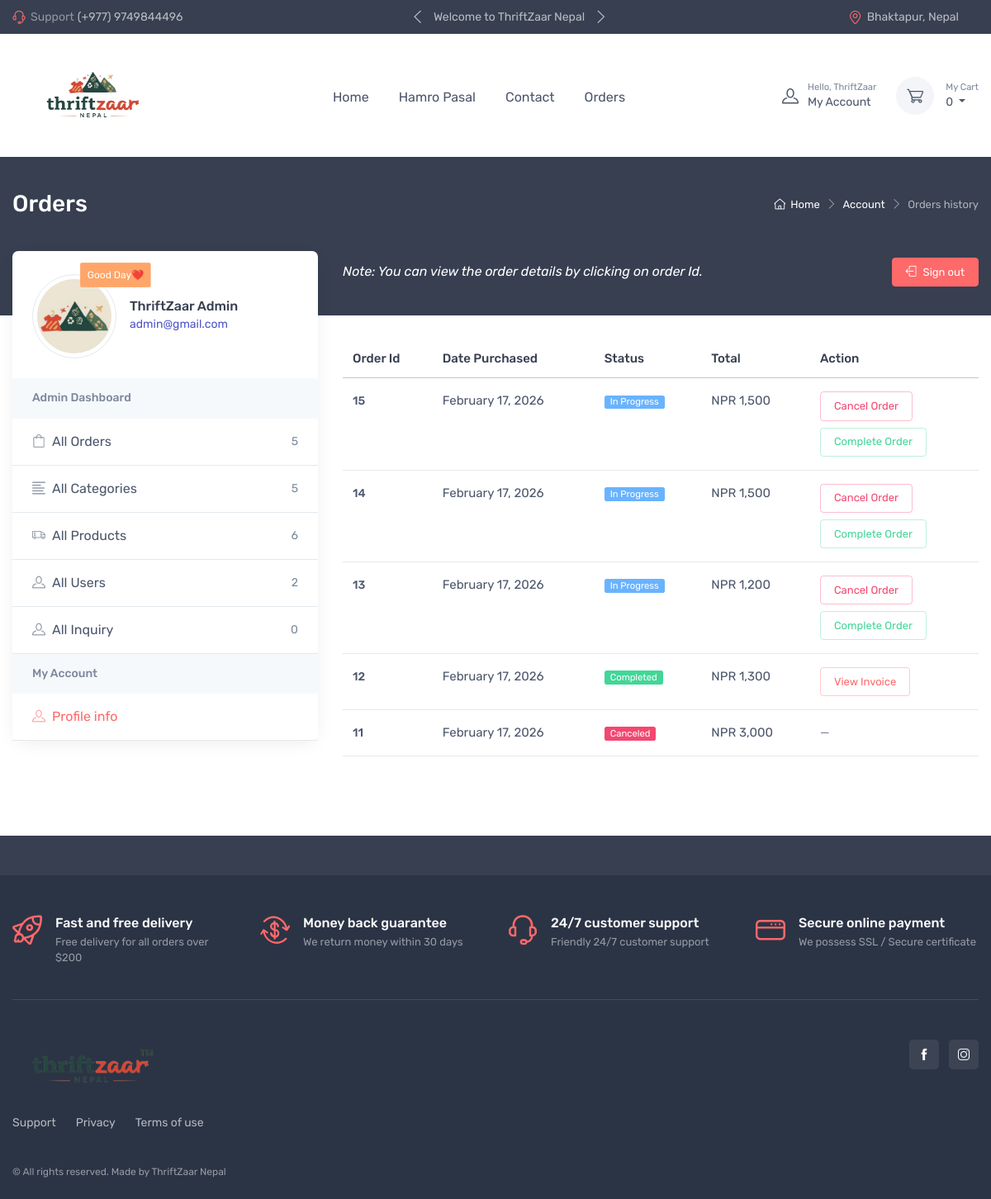
/account-orders.php (signed in), run on an earlier commit of the app's database.
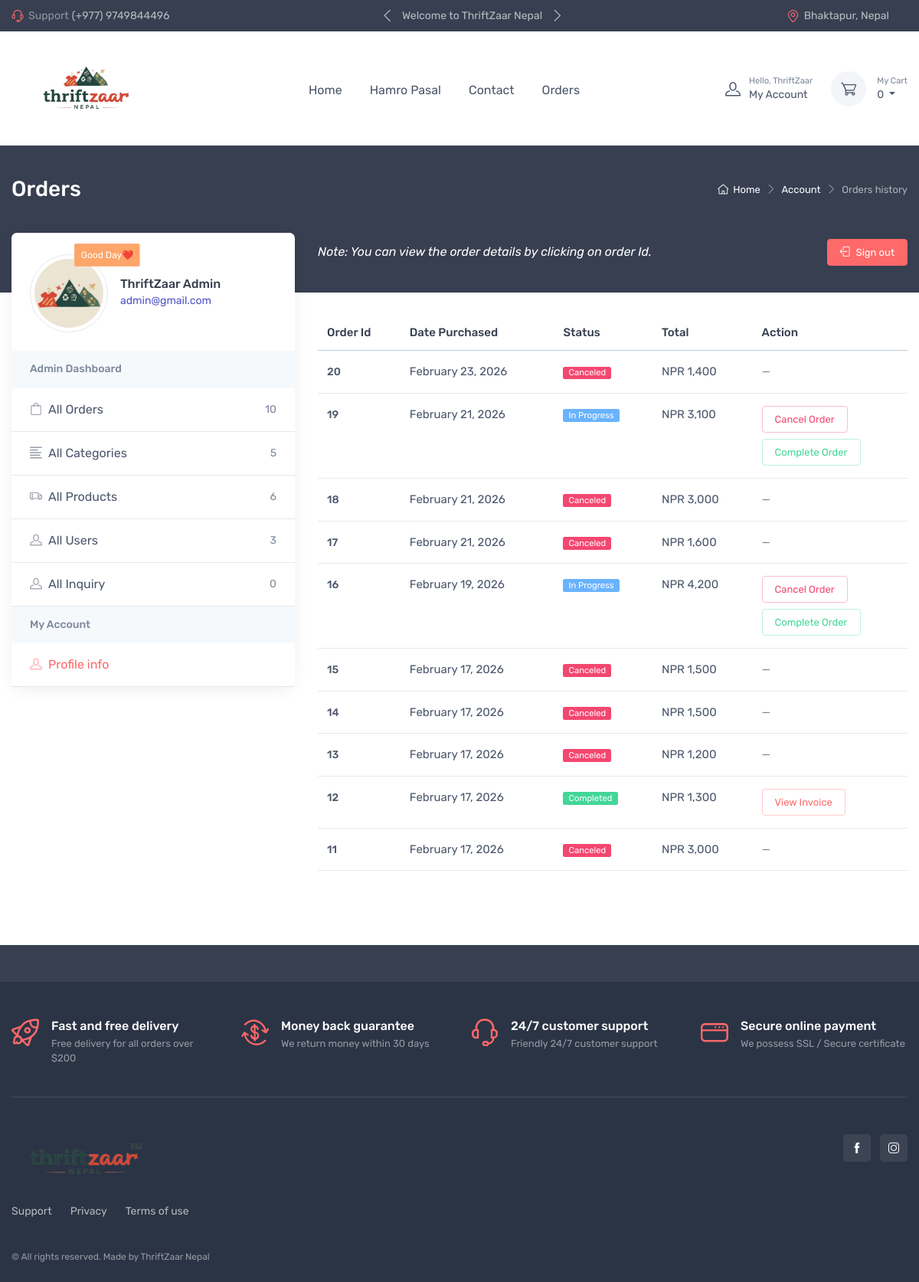
And on a later commit of the database.
### tables this page shows
CREATE TABLE `orders` (
  `order_id` int(11) NOT NULL,
  `user_id` int(11) NOT NULL,
  `order_status` int(11) NOT NULL,
  `shipping` text DEFAULT NULL,
  `cart` text NOT NULL,
  `order_time` varchar(255) NOT NULL,
  `total_price` int(11) NOT NULL
);

### modules/config.php (called while the page is built, shortened)
<?php
$conn = mysqli_connect("localhost", "root", "", "thriftzaar");
function db_select($table_name, $condition = NULL, $order_by = NULL)
{
    $sql = "SELECT * FROM $table_name";
    if ($condition != NULL) {
        $sql .= " WHERE $condition";
    }
    if ($order_by != NULL) {
        $sql .= " ORDER BY $order_by";
    }
    global $conn;
    $res = $conn->query($sql);
    $rows = [];
    while ($row = $res->fetch_assoc()) {
        $rows[] = $row;
    }
    return $rows;
}

### account-orders.php (the view, shortened to what the changed rows need)
<?php
require_once("./modules/config.php");
require_once("./layouts/header.php");
$user_type = $_SESSION["user"]["user_type"];
$all_orders = [];
if ($user_type == 'admin') {
  $all_orders = db_select("orders", null, "`order_time` DESC");
}
?>
<div class="page-title-overlap bg-dark pt-4">
  <div class="container d-lg-flex justify-content-between py-2 py-lg-3">
    <div class="order-lg-1 pe-lg-4 text-center text-lg-start">
      <h1 class="h3 text-light mb-0">Orders</h1>
    </div>
  </div>
</div>
<div class="container pb-5 mb-2 mb-md-4">
  <div class="row">
    <?php require_once("./layouts/account-sidebar.php"); ?>
    <section class="col-lg-8">
      <div class="table-responsive fs-md mb-4">
        <table class="table table-hover mb-0">
          <thead class="<?= $orders ? '' : 'd-none'; ?>">
            <tr>
              <th>Order Id</th>
              <th>Date Purchased</th>
              <th>Status</th>
              <th>Total</th>
              <th>Action</th>
            </tr>
          </thead>
          <tbody>
            <?php
            if ($all_orders) {
              foreach ($all_orders as $order) { ?>
                <tr>
                  <td class="py-3">
                    <a class="nav-link-style fw-medium fs-sm" href="#order-details" data-bs-toggle="modal"
                      data-order-id="<?= $order['order_id'] ?>">
                      <?= $order['order_id'] ?>
                    </a>
                  </td>
                  <td class="py-3">
                    <?= date("F d, Y", $order['order_time']) ?>
                  </td>
                  <td class="py-3">
                    <?php
                    if ($order['order_status'] == 1) {
                      $status_text = 'In Progress';
                      $badge_class = 'bg-info';
                    } elseif ($order['order_status'] == 0) {
                      $status_text = 'Completed';
                      $badge_class = 'bg-success';
                    } elseif ($order['order_status'] == -1) {
                      $status_text = 'Canceled';
                      $badge_class = 'bg-danger';
                    } else {
                      $status_text = 'Unknown';
                      $badge_class = 'bg-secondary';
                    }
                    ?>
                    <span class="badge <?= $badge_class ?> m-0">
                      <?= htmlspecialchars($status_text) ?>
                    </span>
                  </td>
                  <td class="py-3">
                    NPR <?= number_format($order['total_price'], 0) ?>
                  </td>
                  <td class="py-3">
                    <?php if ($order['order_status'] == 1) { ?>
                      <form method="POST" action="cancel-order.php"
                        onsubmit="return confirm('Are you sure you want to cancel this order?');">
                        <button type="submit" class="btn btn-sm btn-outline-danger">
                          Cancel Order
                        </button>
                        <?php if ($_SESSION['user']['user_type'] == "admin") { ?>
                        </form>
                        <form method="POST" action="complete-order.php"
                          onsubmit="return confirm('Are you sure you want to complete this order?');">
                          <button type="submit" class="btn btn-sm btn-outline-success mt-2">
                            Complete Order
                          </button>
                        </form>
                      <?php } ?>
                    <?php } elseif ($order['order_status'] == 0) {
                      ?>
                      <a href="invoice.php?id=<?= htmlspecialchars($order['order_id']) ?>"
                        class="btn btn-sm btn-outline-primary" target="_blank">
                        View Invoice
                      </a>
                    <?php
                    } else { ?>
                      <span class="text-muted">—</span>
                    <?php } ?>
                  </td>
                </tr>
              <?php }
            } else {
              require_once('nothing-here.php');
            } ?>
          </tbody>
        </table>
      </div>
    </section>
  </div>
</div>
<?php
require_once("./layouts/footer.php");
?>

### layouts/account-sidebar.php (shortened to what the changed rows need)
<?php
$categories = db_select("categories");
$products = db_select("products");
$inquiries = db_select("inquiries");
$user_type = $_SESSION["user"]["user_type"];
$orders = [];
if ($user_type == 'admin') {
    $orders = db_select("orders");
    $users = db_select("users");
}
?>
<aside class="col-lg-4 pt-4 pt-lg-0 pe-xl-5">
    <div class="bg-white rounded-3 shadow-lg pt-1 mb-5 mb-lg-0">
        <div class="d-lg-block collapse" id="account-menu">
            <?php if ($user_type == 'admin') { ?>
                <div class="bg-secondary px-4 py-3">
                    <h3 class="fs-sm mb-0 text-muted">Admin Dashboard</h3>
                </div>
                <ul class="list-unstyled mb-0">
                    <li class="border-bottom mb-0"><a class="nav-link-style d-flex align-items-center px-4 py-3"
                            href="account-orders.php"><i class="ci-bag opacity-60 me-2"></i>All Orders<span
                                class="fs-sm text-muted ms-auto"><?= count($orders) ?></span></a>
                    </li>
                    <li class="border-bottom mb-0"><a class="nav-link-style d-flex align-items-center px-4 py-3"
                            href="admin-categories.php"><i class="ci-list opacity-60 me-2"></i>All Categories<span
                                class="fs-sm text-muted ms-auto"><?= count($categories) ?></span></a></li>
                    <li class="border-bottom mb-0"><a class="nav-link-style d-flex align-items-center px-4 py-3"
                            href="admin-products.php"><i class="ci-truck opacity-60 me-2"></i>All Products <span
                                class="fs-sm text-muted ms-auto"><?= count($products) ?></span></a></li>
                    <li class="border-bottom mb-0"><a class="nav-link-style d-flex align-items-center px-4 py-3"
                            href="admin-users.php"><i class="ci-user opacity-60 me-2"></i>All Users <span
                                class="fs-sm text-muted ms-auto"><?= count($users) ?></span></a></li>
                    <li class="border-bottom mb-0"><a class="nav-link-style d-flex align-items-center px-4 py-3"
                            href="admin-inquiries.php"><i class="ci-user opacity-60 me-2"></i>All Inquiry <span
                                class="fs-sm text-muted ms-auto"><?= count($inquiries) ?></span></a></li>
                </ul>
            <?php } else {
            } ?>
        </div>
    </div>
</aside>

What changed in the data, as far as the page shows it:
added orders: order_id "20", order_time "February 23, 2026", order_status "Canceled", total_price "1,400"
added orders: order_id "19", order_time "February 21, 2026", order_status "In Progress", total_price "3,100"
added orders: order_id "18", order_time "February 21, 2026", order_status "Canceled", total_price "3,000"
added orders: order_id "17", order_time "February 21, 2026", order_status "Canceled", total_price "1,600"
added orders: order_id "16", order_time "February 19, 2026", order_status "In Progress", total_price "4,200"
changed orders id 15: order_status "In Progress" → "Canceled"; order_status "Cancel Order Complete Order" → "—"
changed orders id 14: order_status "In Progress" → "Canceled"; order_status "Cancel Order Complete Order" → "—"
changed orders id 13: order_status "In Progress" → "Canceled"; order_status "Cancel Order Complete Order" → "—"
Also different on the page:
count($orders): "5" → "10"
count($users): "2" → "3"
